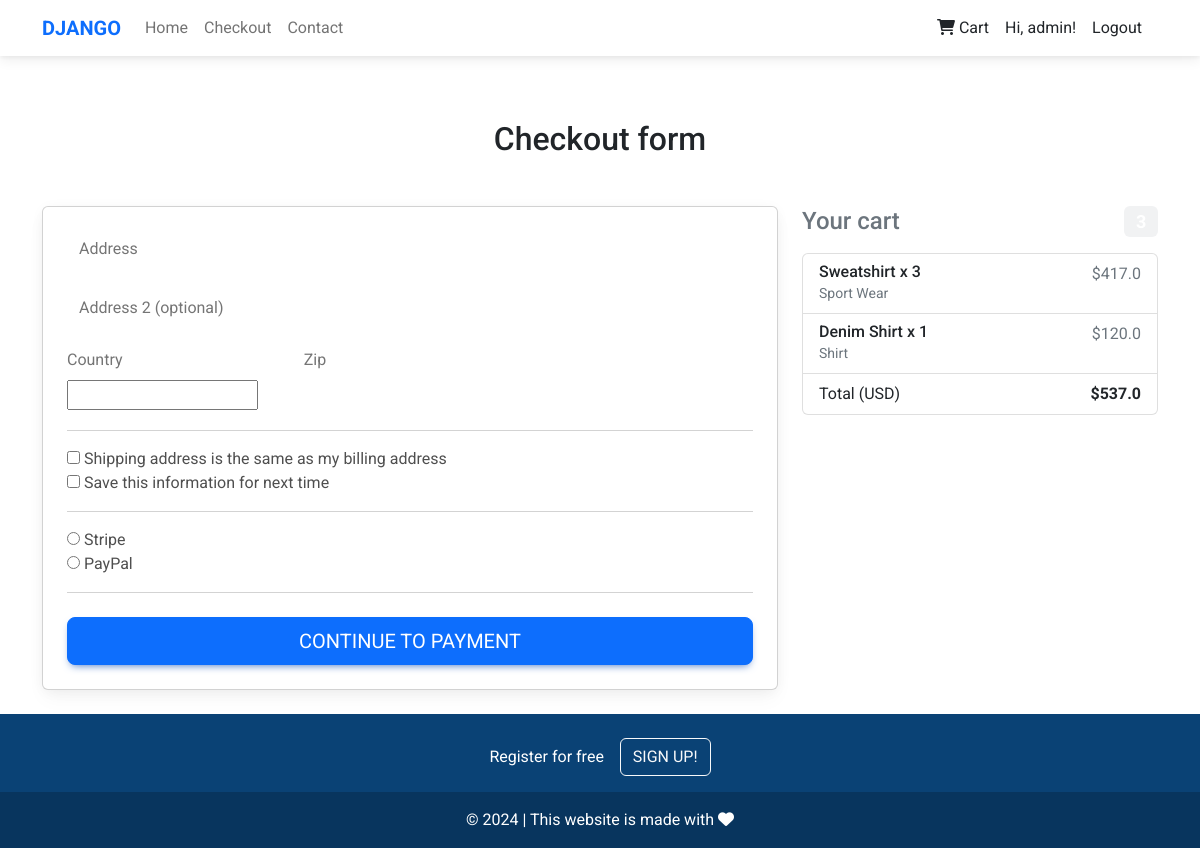
Page /checkout (signed in) on the committed database.
### core/models.py (models this page shows, shortened)
class OrderProduct(models.Model):
  id = models.UUIDField(primary_key=True, default=uuid.uuid4, editable=False)
  user = models.ForeignKey(settings.AUTH_USER_MODEL, on_delete=models.CASCADE)
  ordered = models.BooleanField(default=False)
  product = models.ForeignKey(Product, on_delete=models.CASCADE)
  quantity = models.IntegerField(default=1)
  class Meta:
    verbose_name = 'OrderProduct'
    verbose_name_plural = 'OrderProducts'
  def get_total_product_price(self):
    return self.quantity * self.product.price
  def get_final_price(self):
    if self.product.discount:
      return self.get_discount_product_price()
    return self.get_total_product_price()

class Product(models.Model):
  id = models.UUIDField(primary_key=True, default=uuid.uuid4, editable=False)
  name = models.CharField(max_length=100)
  image_url = models.CharField(max_length=255, null=True)
  price = models.FloatField()
  discount = models.FloatField(blank=True, null=True)
  category = models.CharField(choices=CATEGORY, max_length=2)
  label = models.CharField(choices=LABEL, max_length=2)
  description = models.TextField()
  class Meta:
    verbose_name = 'Product'
    verbose_name_plural = 'Products'

class Order(models.Model):
  id = models.UUIDField(primary_key=True, default=uuid.uuid4, editable=False)
  user = models.ForeignKey(settings.AUTH_USER_MODEL, on_delete=models.CASCADE)
  products = models.ManyToManyField(OrderProduct)
  start_date = models.DateTimeField(auto_now_add=True)
  ordered_at = models.DateTimeField()
  ordered = models.BooleanField(default=False)
  class Meta:
    verbose_name = 'Order'
    verbose_name_plural = 'Orders'
  def get_total_price(self):
    total = 0
    for order_product in self.products.all():
      total += order_product.get_final_price()
    return total

### core/views.py (the view, shortened to what this page needs)
# urls.py: path('checkout', views.CheckoutView.as_view(), name='checkout'),
class CheckoutView(View):
    def get(self, *args, **kwargs):
        form = CheckoutForm()
        order = Order.objects.get(user=self.request.user, ordered=False)
        context = {
            'form': form,
            'order': order
        }
        return render(self.request, 'checkout.html', context)

### core/forms.py
class CheckoutForm(forms.Form):
  street_address = forms.CharField(widget=forms.TextInput(attrs={
    'class': 'form-control',
    'placeholder': '1234 Main St'
  }))
  apartment_address = forms.CharField(required=False, widget=forms.TextInput(attrs={
    'class': 'form-control',
    'placeholder': 'Apartment or suite'
  }))
  country = CountryField(blank_label='(select country)').formfield(widget=CountrySelectWidget(attrs={
    'class': 'custom-select d-block w-100'
  }))
  zip = forms.CharField(widget=forms.TextInput(attrs={
    'class': 'form-control'
  }))
  same_billing_address = forms.BooleanField(required=False)
  save_info = forms.BooleanField(required=False)
  payment_option = forms.ChoiceField(widget=forms.RadioSelect, choices=PAYMENT)

### templates/checkout.html (shortened to what this page needs)
{% extends 'base.html' %}
{% block content %}
<main class="mt-4">
  <div class="container wow fadeIn">
    <h2 class="my-5 h2 text-center">Checkout form</h2>
    <div class="row">
      <div class="col-md-8 mb-4">
        <div class="card p-4">
          <form method="POST" class="">
            <div class="form-outline mb-4">
              {{ form.street_address }}
              <label for="address" class="form-label">Address</label>
            </div>
            <div class="mt-4 form-outline">
              {{ form.apartment_address }}
              <label for="address-2" class="form-label">Address 2 (optional)</label>
            </div>
            <div class="row">
              <div class="col-lg-4 col-md-12 mt-4">
                <div class="form-outline">
                  <label for="country" class="form-label">Country</label>
                  {{ form.country }}
                </div>
              </div>
              <div class="col-lg-4 col-md-6 mt-4">
                <div class="form-outline">
                  <label for="zip" class="form-label">Zip</label>
                  {{ form.zip }}
                </div>
              </div>
            </div>
            <hr>
            <div class="custom-control custom-checkbox">
              <input {% if form.same_billing_address.value %}checked{% endif %} type="checkbox"
                class="custom-control-input" name="same_billing_address" id="same-address">
              <label class="custom-control-label" for="same-address">Shipping address is the same as my billing
                address</label>
            </div>
            <div class="custom-control custom-checkbox">
              <input {% if form.save_info.value %}checked{% endif %} type="checkbox" class="custom-control-input"
                name="save_info" id="save-info">
              <label class="custom-control-label" for="save-info">Save this information for next time</label>
            </div>
            <hr>
            <div class="d-block my-3">
              {% for value, name in form.fields.payment_option.choices %}
              <div class="custom-control custom-radio">
                <input id="{{ name }}" name="payment_option" value="{{ value }}" type="radio"
                  class="custom-control-input" required>
                <label class="custom-control-label" for="{{ name }}">{{ name }}</label>
              </div>
              {% endfor %}
            </div>
            <hr class="mb-4">
            <a href="/payment/stripe" class="btn btn-primary btn-lg btn-block" type="submit">Continue to payment</a>
          </form>
        </div>
      </div>
      <div class="col-md-4 mb-4">
        <h4 class="d-flex justify-content-between align-items-center mb-3">
          <span class="text-muted">Your cart</span>
          <span class="badge badge-secondary badge-pill">3</span>
        </h4>
        <ul class="list-group mb-3 z-depth-1">
          {% for prod in order.products.all %}
          <li class="list-group-item d-flex justify-content-between lh-condensed">
            <div>
              <h6 class="my-0">{{ prod.product.name }} x {{ prod.quantity }}</h6>
              <small class="text-muted">{{ prod.product.get_category_display }}</small>
            </div>
            <span class="text-muted">
              {% if prod.product.discount %}
              ${{ prod.get_discount_product_price }}
              {% else %}
              ${{ prod.get_total_product_price }}
              {% endif %}
            </span>
          </li>
          {% endfor %}
          <li class="list-group-item d-flex justify-content-between">
            <span>Total (USD)</span>
            <strong>${{ order.get_total_price }}</strong>
          </li>
        </ul>
      </div>
    </div>
  </div>
</main>
{% endblock content %}

### templates/navbar.html (shortened to what this page needs)
<nav class="navbar fixed-top navbar-expand-lg navbar-light bg-white">
  <div class="container">
    <div class="collapse navbar-collapse" id="navbarSupportedContent1">
      <a class="navbar-brand mt-2 mt-sm-0" href="/">
        <strong class="text-primary">DJANGO</strong>
      </a>
      <ul class="navbar-nav me-auto mb-2 mb-lg-0">
        <li class="nav-item active">
          <a class="nav-link " href="/">Home</a>
        </li>
        <li class="nav-item">
          <a class="nav-link" href="/checkout">Checkout</a>
        </li>
        <li class="nav-item">
          <a class="nav-link" href="/">Contact</a>
        </li>
      </ul>
    </div>
    <div class="d-flex align-items-center">
      {% if user.is_authenticated %}
        <a href="{% url 'core:checkout' %}" class="nav-link me-3">
          {% if request.user or cart_item_count != 0 %}
          <span class="badge red z-depth-1 me-1">
          </span>
          {% endif %}
          <i class="fas fa-shopping-cart"></i>
          <span class="clearfix d-none d-sm-inline-block">Cart</span>
        </a>
        <a href="#" class="nav-link me-3">
          Hi, {{ user.username }}!
        </a>
        <a href="#" class="nav-link me-3">Logout</a>
        {% else %}
        <a href="{% url 'login' %}" class="nav-link me-3">Login</a>
        {% endif %}
    </div>
  </div>
</nav>

### static/css/custom.css (style rules this page uses)
body { font-family: "Roboto", Arial, Helvetica, sans-serif; }

### rows in the picture
OrderProduct: product.name "Sweatshirt", quantity "3", product.category "Sport Wear", get_total_product_price "417.0"
OrderProduct: product.name "Denim Shirt", quantity "1", product.category "Shirt", get_total_product_price "120.0"
Order: get_total_price "537.0"

### other values in the picture
{{ user.username }} "admin"
{{ name }} "Stripe" "PayPal"
